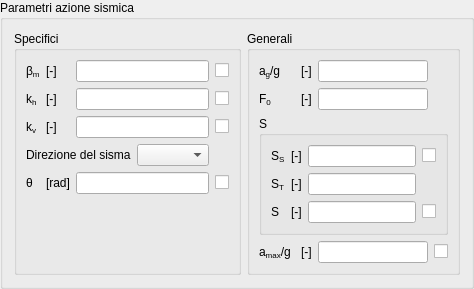
            <widget class="QGroupBox" name="EQParameters">
             <property name="title">
              <string>Parametri azione sismica</string>
             </property>
             <layout class="QGridLayout" name="gridLayout_50">
              <item row="0" column="2" rowspan="2" colspan="2">
               <widget class="QGroupBox" name="EQGeneralParametersGBox">
                <property name="title">
                 <string>Generali</string>
                </property>
                <layout class="QGridLayout" name="gridLayout_53">
                 <item row="0" column="2">
                  <widget class="QLineEditValue" name="EQagLEdit"/>
                 </item>
                 <item row="0" column="0">
                  <widget class="QLabelRichName" name="EQagLabel">
                   <property name="text">
                    <string>&lt;html&gt;&lt;/head&gt;
&lt;body&gt;
a&lt;span style=&quot; vertical-align:sub;&quot;&gt;g&lt;/span&gt;/g
&lt;/body&gt;&lt;/html&gt;</string>
                   </property>
                  </widget>
                 </item>
                 <item row="4" column="0">
                  <widget class="QLabelRichName" name="EQaMaxLabel">
                   <property name="text">
                    <string>&lt;html&gt;&lt;/head&gt;
&lt;body&gt;
a&lt;span style=&quot; vertical-align:sub;&quot;&gt;max&lt;/span&gt;/g
&lt;/body&gt;&lt;/html&gt;</string>
                   </property>
                  </widget>
                 </item>
                 <item row="4" column="1">
                  <widget class="QLabelUnitMeasure" name="EQaMaxUMLabel">
                   <property name="text">
                    <string>&lt;html&gt;&lt;/head&gt;
&lt;body&gt;
[-]&lt;/body&gt;&lt;/html&gt;</string>
                   </property>
                  </widget>
                 </item>
                 <item row="4" column="2">
                  <widget class="QLineEditValue" name="EQaMaxLEdit"/>
                 </item>
                 <item row="4" column="3">
                  <widget class="QCheckBoxReadOnly" name="EQaMaxCheckBox">
                   <property name="text">
                    <string/>
                   </property>
                  </widget>
                 </item>
                 <item row="2" column="0" colspan="4">
                  <widget class="QGroupBox" name="groupBox_12">
                   <property name="title">
                    <string>S</string>
                   </property>
                   <layout class="QGridLayout" name="gridLayout_52">
                    <item row="1" column="0">
                     <widget class="QLabelRichName" name="EQSTLabel">
                      <property name="text">
                       <string>&lt;html&gt;&lt;head/&gt;&lt;body&gt;S&lt;span style=&quot; vertical-align:sub;&quot;&gt;T&lt;/span&gt;&lt;/body&gt;&lt;/html&gt;</string>
                      </property>
                     </widget>
                    </item>
                    <item row="1" column="2">
                     <widget class="QLabelUnitMeasure" name="EQSTUMLabel">
                      <property name="text">
                       <string>&lt;html&gt;&lt;/head&gt;
&lt;body&gt;
[-]&lt;/body&gt;&lt;/html&gt;</string>
                      </property>
                     </widget>
                    </item>
                    <item row="1" column="3">
                     <widget class="QLineEditValue" name="EQSTLEdit"/>
                    </item>
                    <item row="2" column="0">
                     <widget class="QLabelRichName" name="EQSLabel">
                      <property name="text">
                       <string>&lt;html&gt;&lt;/head&gt;
&lt;body&gt;
S
&lt;/body&gt;&lt;/html&gt;</string>
                      </property>
                     </widget>
                    </item>
                    <item row="2" column="2">
                     <widget class="QLabelUnitMeasure" name="EQSUMLabel">
                      <property name="text">
                       <string>&lt;html&gt;&lt;/head&gt;
&lt;body&gt;
[-]&lt;/body&gt;&lt;/html&gt;</string>
                      </property>
                     </widget>
                    </item>
                    <item row="2" column="3">
                     <widget class="QLineEditValue" name="EQSLEdit"/>
                    </item>
                    <item row="0" column="0">
                     <widget class="QLabelRichName" name="EQSSLabel">
                      <property name="text">
                       <string>&lt;html&gt;&lt;head/&gt;&lt;body&gt;S&lt;span style=&quot; vertical-align:sub;&quot;&gt;S&lt;/span&gt;&lt;/body&gt;&lt;/html&gt;</string>
                      </property>
                     </widget>
                    </item>
                    <item row="0" column="2">
                     <widget class="QLabelUnitMeasure" name="EQSSUMLabel">
                      <property name="text">
                       <string>&lt;html&gt;&lt;/head&gt;
&lt;body&gt;
[-]&lt;/body&gt;&lt;/html&gt;</string>
                      </property>
                     </widget>
                    </item>
                    <item row="0" column="3">
                     <widget class="QLineEditValue" name="EQSSLEdit"/>
                    </item>
                    <item row="2" column="4">
                     <widget class="QCheckBoxReadOnly" name="EQSCheckBox">
                      <property name="text">
                       <string/>
                      </property>
                     </widget>
                    </item>
                    <item row="0" column="4">
                     <widget class="QCheckBoxReadOnly" name="EQSSCheckBox">
                      <property name="text">
                       <string/>
                      </property>
                     </widget>
                    </item>
                   </layout>
                  </widget>
                 </item>
                 <item row="0" column="1">
                  <widget class="QLabelUnitMeasure" name="EQagUMLabel">
                   <property name="text">
                    <string>&lt;html&gt;&lt;/head&gt;
&lt;body&gt;
[-]&lt;/body&gt;&lt;/html&gt;</string>
                   </property>
                  </widget>
                 </item>
                 <item row="1" column="0">
                  <widget class="QLabelRichName" name="EQF0Label">
                   <property name="text">
                    <string>&lt;html&gt;&lt;/head&gt;
&lt;body&gt;
F&lt;span style=&quot; vertical-align:sub;&quot;&gt;0&lt;/span&gt;
&lt;/body&gt;&lt;/html&gt;</string>
                   </property>
                  </widget>
                 </item>
                 <item row="1" column="1">
                  <widget class="QLabelUnitMeasure" name="EQF0UMLabel">
                   <property name="text">
                    <string>&lt;html&gt;&lt;/head&gt;
&lt;body&gt;
[-]&lt;/body&gt;&lt;/html&gt;</string>
                   </property>
                  </widget>
                 </item>
                 <item row="1" column="2">
                  <widget class="QLineEditValue" name="EQF0LEdit"/>
                 </item>
                </layout>
               </widget>
              </item>
              <item row="0" column="0" rowspan="2" colspan="2">
               <widget class="QGroupBox" name="EQSpecificParametersGBox">
                <property name="title">
                 <string>Specifici</string>
                </property>
                <layout class="QGridLayout" name="gridLayout_26">
                 <item row="0" column="0">
                  <widget class="QLabelRichName" name="EQbetaMLabel">
                   <property name="text">
                    <string>&lt;html&gt;&lt;head/&gt;&lt;body&gt;β&lt;span style=&quot; vertical-align:sub;&quot;&gt;m&lt;/span&gt;&lt;/body&gt;&lt;/html&gt;</string>
                   </property>
                  </widget>
                 </item>
                 <item row="0" column="1">
                  <widget class="QLabelUnitMeasure" name="EQbetaMUMLabel">
                   <property name="text">
                    <string>&lt;html&gt;&lt;/head&gt;
&lt;body&gt;
[-]&lt;/body&gt;&lt;/html&gt;</string>
                   </property>
                  </widget>
                 </item>
                 <item row="0" column="2">
                  <widget class="QLineEditValue" name="EQbetaMLEdit"/>
                 </item>
                 <item row="0" column="3">
                  <widget class="QCheckBoxReadOnly" name="EQbetaMCheckBox">
                   <property name="text">
                    <string/>
                   </property>
                  </widget>
                 </item>
                 <item row="1" column="0">
                  <widget class="QLabelRichName" name="EQkhLabel">
                   <property name="text">
                    <string>&lt;html&gt;&lt;head/&gt;&lt;body&gt;k&lt;span style=&quot; vertical-align:sub;&quot;&gt;h&lt;/span&gt;&lt;/body&gt;&lt;/html&gt;</string>
                   </property>
                  </widget>
                 </item>
                 <item row="1" column="1">
                  <widget class="QLabelUnitMeasure" name="EQkhUMLabel">
                   <property name="text">
                    <string>&lt;html&gt;&lt;/head&gt;
&lt;body&gt;
[-]&lt;/body&gt;&lt;/html&gt;</string>
                   </property>
                  </widget>
                 </item>
                 <item row="1" column="2">
                  <widget class="QLineEditValue" name="EQkhLEdit"/>
                 </item>
                 <item row="1" column="3">
                  <widget class="QCheckBoxReadOnly" name="EQkhCheckBox">
                   <property name="text">
                    <string/>
                   </property>
                  </widget>
                 </item>
                 <item row="2" column="0">
                  <widget class="QLabelRichName" name="EQkvLabel">
                   <property name="text">
                    <string>&lt;html&gt;&lt;head/&gt;&lt;body&gt;k&lt;span style=&quot; vertical-align:sub;&quot;&gt;v&lt;/span&gt;&lt;/body&gt;&lt;/html&gt;</string>
                   </property>
                  </widget>
                 </item>
                 <item row="2" column="1">
                  <widget class="QLabelUnitMeasure" name="EQkvUMLabel">
                   <property name="text">
                    <string>&lt;html&gt;&lt;/head&gt;
&lt;body&gt;
[-]&lt;/body&gt;&lt;/html&gt;</string>
                   </property>
                  </widget>
                 </item>
                 <item row="2" column="2">
                  <widget class="QLineEditValue" name="EQkvLEdit"/>
                 </item>
                 <item row="2" column="3">
                  <widget class="QCheckBoxReadOnly" name="EQkvCheckBox">
                   <property name="text">
                    <string/>
                   </property>
                  </widget>
                 </item>
                 <item row="3" column="0" colspan="3">
                  <layout class="QHBoxLayout" name="horizontalLayout">
                   <item>
                    <widget class="QLabelRichName" name="EQDirectionLabel">
                     <property name="text">
                      <string>Direzione del sisma</string>
                     </property>
                    </widget>
                   </item>
                   <item>
                    <widget class="QComboBoxEnum" name="EQDirectionComboBox"/>
                   </item>
                  </layout>
                 </item>
                 <item row="4" column="0">
                  <widget class="QLabelRichName" name="EQthetaLabel">
                   <property name="text">
                    <string>&lt;html&gt;&lt;/head&gt;
&lt;body&gt;
θ
&lt;/body&gt;&lt;/html&gt;</string>
                   </property>
                  </widget>
                 </item>
                 <item row="4" column="1">
                  <widget class="QLabelUnitMeasure" name="EQthetaUMLabel">
                   <property name="text">
                    <string>&lt;html&gt;&lt;/head&gt;
&lt;body&gt;
[rad]&lt;/body&gt;&lt;/html&gt;</string>
                   </property>
                  </widget>
                 </item>
                 <item row="4" column="2">
                  <widget class="QLineEditValue" name="EQthetaLEdit"/>
                 </item>
                 <item row="4" column="3">
                  <widget class="QCheckBoxReadOnly" name="EQthetaCheckBox">
                   <property name="text">
                    <string/>
                   </property>
                  </widget>
                 </item>
                 <item row="6" column="0" colspan="3">
                  <spacer name="verticalSpacer_6">
                   <property name="orientation">
                    <enum>Qt::Vertical</enum>
                   </property>
                   <property name="sizeHint" stdset="0">
                    <size>
                     <width>20</width>
                     <height>40</height>
                    </size>
                   </property>
                  </spacer>
                 </item>
                </layout>
               </widget>
              </item>
             </layout>
            </widget>
